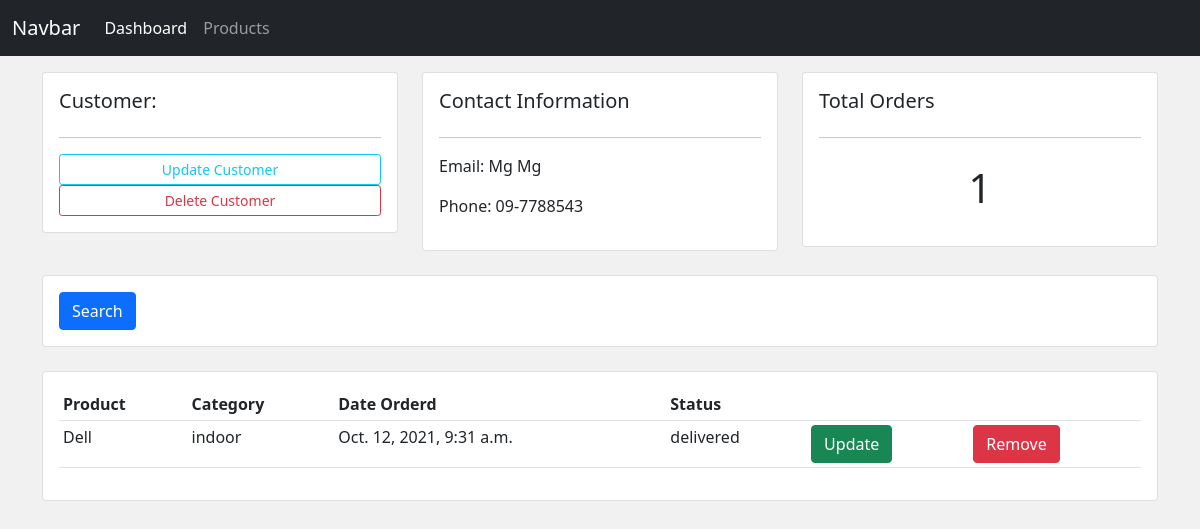
The app's page /customer/2, older data.
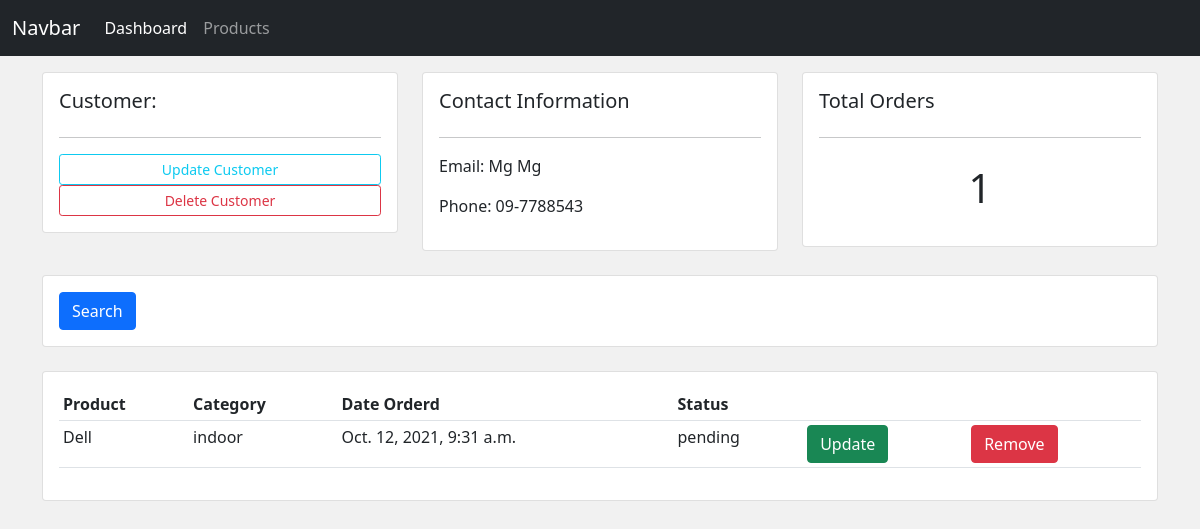
The same page, newer data.
### accounts/models.py (models this page shows, shortened)
class Customer(models.Model):
    name=models.CharField(max_length=200,null=True)
    email=models.CharField(max_length=200,null=True)
    phone=models.CharField(max_length=200,null=True)
    create_at=models.DateTimeField(auto_now_add=True)

class Order(models.Model):
    status=(
        ('pending','Pending'),
        ('out of delivery','Out of Delivery'),
        ('delivered','Delivered')
        )
    customer=models.ForeignKey(Customer,null=True,on_delete=models.SET_NULL)
    product=models.ForeignKey(Product,null=True,on_delete=models.SET_NULL)
    status=models.CharField(max_length=200,null=True,choices=status)
    create_at=models.DateTimeField(auto_now_add=True)

class Product(models.Model):
    category=(
        ('indoor','In Door'),
        ('outdoor','Out Door')
        )
    name=models.CharField(max_length=200,null=True)
    price=models.FloatField(null=True)
    category=models.CharField(max_length=200,null=True,choices=category)
    discription=models.CharField(max_length=200,null=True,blank=True)
    create_at=models.DateTimeField(auto_now_add=True)
    tag=models.ManyToManyField(Tag)

### accounts/views.py (the view)
# urls.py: path('customer/<int:id>',views.customer,name='customer_show'),
def customer(request,id):
    customer=Customer.objects.get(id=id)
    orders=customer.order_set.all()
    order_total=orders.count()
    return render(request,'accounts/customer.html',{
    'customer':customer,
    'orders':orders,
    'order_total':order_total
    })

### accounts/templates/accounts/customer.html
{% extends 'accounts/master.html' %}
{% block content %}
<div class="row">
	<div class="col-md">
		<div class="card card-body">
			<h5>Customer:</h5>
			<hr>
			<a class="btn btn-outline-info  btn-sm btn-block" href="">Update Customer</a>
			<a class="btn btn-outline-danger  btn-sm btn-block" href="">Delete Customer</a>
		</div>
	</div>
	<div class="col-md">
		<div class="card card-body">
			<h5>Contact Information</h5>
			<hr>
			<p>Email: {{customer.name}}</p>
			<p>Phone: {{customer.phone}}</p>
		</div>
	</div>
	<div class="col-md">
		<div class="card card-body">
			<h5>Total Orders</h5>
			<hr>
			<h1 style="text-align: center;padding: 10px">{{order_total}}</h1>
		</div>
	</div>
</div>
<br>
<div class="row">
	<div class="col">
		<div class="card card-body">
			<form method="get">
		    <button class="btn btn-primary" type="submit">Search</button>
		  </form>
		</div>
	</div>
</div>
<br>
<div class="row">
	<div class="col-md">
		<div class="card card-body">
			<table class="table table-sm">
				<tr>
					<th>Product</th>
					<th>Category</th>
					<th>Date Orderd</th>
					<th>Status</th>
					<th></th>
					<th></th>
				</tr>
					{% for order in orders %}
				<tr>
					<td>{{order.product.name}}</td>
					<td>{{order.product.category}}</td>
					<td>{{order.create_at}}</td>
					<td>{{order.status}}</td>
					<td> <a href="{% url 'order.update' order.id %}" class="btn btn-success">Update</td>
					<td> <a href="{% url 'order.delete' order.id %}" class="btn btn-danger">Remove</td>
				</tr>
					{% endfor %}
			</table>
		</div>
	</div>
</div>
{% endblock content %}

### accounts/templates/accounts/master.html (shortened to what this page needs)
<!DOCTYPE html>
{% load static %}
<html lang="en">
<head>
    <link href="https://cdn.jsdelivr.net/npm/bootstrap@5.0.2/dist/css/bootstrap.min.css" rel="stylesheet">
    <link href="{% static 'accounts/css/style.css' %}" rel="stylesheet">
</head>
<body>
    {% include 'accounts/components/navbar.html' %}
    <div class="container mt-3">{% block content %}{% endblock content %}</div>
</body>
</html>

### accounts/templates/accounts/components/navbar.html (shortened to what this page needs)
<nav class="navbar navbar-expand-lg navbar-dark bg-dark">
    <div class="container-fluid">
        <a class="navbar-brand" href="#">Navbar</a>
        <div class="collapse navbar-collapse" id="navbarNav">
        <ul class="navbar-nav">
            <li class="nav-item">
            <a class="nav-link active" aria-current="page" href="{% url 'dashboard' %}">Dashboard</a>
            </li>
           <li class="nav-item">
            <a class="nav-link" href="{% url 'product' %}">Products</a>
            </li>
        </ul>
        </div>
    </div>
</nav>

### accounts/static/accounts/css/style.css (style rules this page uses)
body { background-color: #f1f1f1; }

Row changes from the older to the newer data that the page shows:
changed Order "Dell": status "delivered" → "pending"
